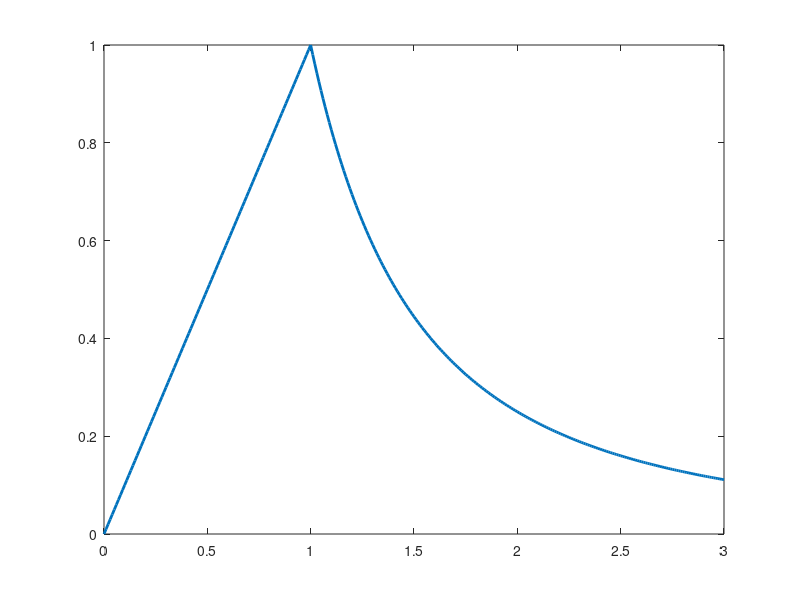

Source code (MATLAB): (Note: this script raises an error after producing the figure.)
x = linspace(0, 3, 301); % list of 301 distances
y = zeros(size(x)); % empty list to modify

% define what is inside and outside of the shpere
inside = x <= 1;
outside = x > 1;

% define the normalized field for inside and outside of the shpere
y(inside) = x(inside);
% for each i in y(outside) and j in x(outside), i = 1/j^2
y(outside) = 1 ./ x(outside).^2;

plot(x, y, 'LineWidth', 2)
xline(1, '--', 'shpere surface')
xlabel('r/R')
ylabel('E/E(R)')
grid on
